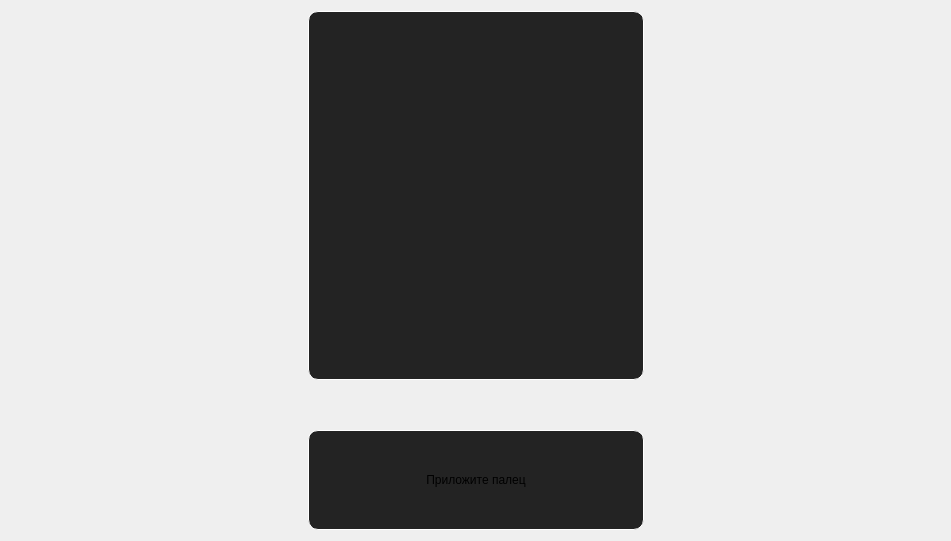
<?xml version="1.0" encoding="UTF-8"?>
<ui version="4.0">
 <class>Frame</class>
 <widget class="QFrame" name="Frame">
  <property name="geometry">
   <rect>
    <x>0</x>
    <y>0</y>
    <width>951</width>
    <height>541</height>
   </rect>
  </property>
  <property name="sizePolicy">
   <sizepolicy hsizetype="Preferred" vsizetype="MinimumExpanding">
    <horstretch>0</horstretch>
    <verstretch>0</verstretch>
   </sizepolicy>
  </property>
  <property name="windowTitle">
   <string>Frame</string>
  </property>
  <layout class="QHBoxLayout" name="horizontalLayout">
   <item>
    <spacer name="horizontalSpacer">
     <property name="orientation">
      <enum>Qt::Horizontal</enum>
     </property>
     <property name="sizeHint" stdset="0">
      <size>
       <width>289</width>
       <height>20</height>
      </size>
     </property>
    </spacer>
   </item>
   <item>
    <layout class="QVBoxLayout" name="verticalLayout">
     <property name="spacing">
      <number>50</number>
     </property>
     <item>
      <widget class="QPushButton" name="pushButton">
       <property name="sizePolicy">
        <sizepolicy hsizetype="Minimum" vsizetype="MinimumExpanding">
         <horstretch>0</horstretch>
         <verstretch>0</verstretch>
        </sizepolicy>
       </property>
       <property name="styleSheet">
        <string notr="true">background-color: rgb(35, 35, 35);
border: 1px solid rgb(255, 255, 255);
border-radius: 10px;</string>
       </property>
       <property name="text">
        <string/>
       </property>
      </widget>
     </item>
     <item>
      <widget class="QLabel" name="label_2">
       <property name="sizePolicy">
        <sizepolicy hsizetype="Preferred" vsizetype="Preferred">
         <horstretch>0</horstretch>
         <verstretch>0</verstretch>
        </sizepolicy>
       </property>
       <property name="minimumSize">
        <size>
         <width>336</width>
         <height>100</height>
        </size>
       </property>
       <property name="styleSheet">
        <string notr="true"> background-color: rgb(35, 35, 35);
border-radius: 10px;
border: 1px solid rgb(255, 255, 255);</string>
       </property>
       <property name="text">
        <string>Приложите палец</string>
       </property>
       <property name="alignment">
        <set>Qt::AlignCenter</set>
       </property>
      </widget>
     </item>
    </layout>
   </item>
   <item>
    <spacer name="horizontalSpacer_2">
     <property name="orientation">
      <enum>Qt::Horizontal</enum>
     </property>
     <property name="sizeHint" stdset="0">
      <size>
       <width>288</width>
       <height>20</height>
      </size>
     </property>
    </spacer>
   </item>
  </layout>
 </widget>
 <resources>
  <include location="../src/background.qrc"/>
 </resources>
 <connections/>
</ui>
